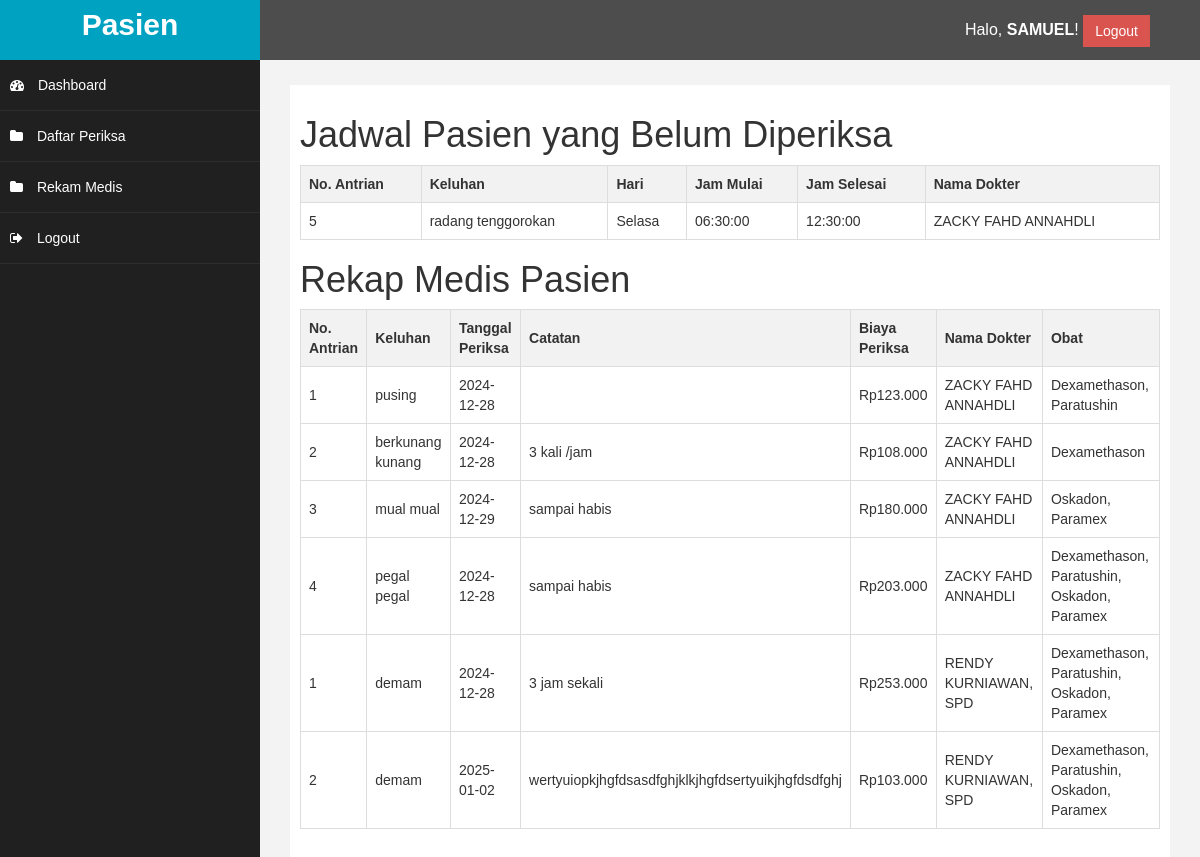
/pasien/index.php?halaman=rekam_medis (signed in), run on the app's committed database.
### tables this page shows
CREATE TABLE `pasien` (
  `id` int(11) NOT NULL,
  `nama` varchar(150) NOT NULL,
  `alamat` varchar(255) NOT NULL,
  `tanggal_lahir` date DEFAULT NULL,
  `jenis_kelamin` varchar(20) DEFAULT NULL,
  `no_ktp` varchar(17) NOT NULL,
  `no_hp` varchar(20) NOT NULL,
  `no_rm` char(10) DEFAULT NULL,
  `username` varchar(100) NOT NULL,
  `password` varchar(255) NOT NULL
);

CREATE TABLE `daftar_poli` (
  `id` int(11) NOT NULL,
  `id_pasien` int(11) NOT NULL,
  `id_jadwal` int(11) NOT NULL,
  `keluhan` text NOT NULL,
  `no_antrian` int(11) DEFAULT NULL
);

CREATE TABLE `jadwal_periksa` (
  `id` int(11) NOT NULL,
  `id_dokter` int(11) NOT NULL,
  `hari` varchar(10) NOT NULL,
  `jam_mulai` time NOT NULL,
  `jam_selesai` time NOT NULL,
  `jadwal_aktif` tinyint(1) DEFAULT 0
);

CREATE TABLE `dokter` (
  `id` int(11) NOT NULL,
  `nama` varchar(150) NOT NULL,
  `alamat` varchar(255) DEFAULT NULL,
  `no_hp` varchar(20) NOT NULL,
  `id_poli` int(11) NOT NULL,
  `username` varchar(100) NOT NULL,
  `password` varchar(255) NOT NULL
);

### pasien/index.php (the view, shortened to what this page needs)
<?php
include('../koneksi/koneksi.php');
$username = $_SESSION['username'];
$query = "SELECT nama FROM pasien WHERE username = ?";
$stmt = $koneksi->prepare($query);
$stmt->bind_param("s", $username);
$stmt->execute();
$result = $stmt->get_result();
if ($row = $result->fetch_assoc()) {
    $nama_lengkap = $row['nama'];
    $nama_depan = explode(' ', $nama_lengkap)[0];
} else {
    $nama_depan = "pasien";
}
?>
<!DOCTYPE html>
<html xmlns="http://www.w3.org/1999/xhtml">
<head>
    <link href="assets/css/bootstrap.css" rel="stylesheet" />
    <link href="assets/css/font-awesome.css" rel="stylesheet" />
    <link href="assets/css/custom.css" rel="stylesheet" />
</head>
<body>
<div id="wrapper">
    <nav class="navbar navbar-default navbar-cls-top " role="navigation" style="margin-bottom: 0">
        <div class="navbar-header">
            <a class="navbar-brand" href="index.php">Pasien</a>
        </div>
        <div style="color: white; padding: 15px 50px 5px 50px; float: right; font-size: 16px;">
            <span>Halo, <strong><?php echo htmlspecialchars($nama_depan); ?></strong>!</span>
            <a href="logout.php" class="btn btn-danger square-btn-adjust">Logout</a>
        </div>
    </nav>
    <nav class="navbar-default navbar-side" role="navigation">
        <div class="sidebar-collapse">
            <ul class="nav" id="main-menu">
                <li>
                    <a href="index.php"><i class="fa fa-dashboard"></i> Dashboard</a>
                </li>
                <li>
                    <a href="index.php?halaman=daftar_periksa"><i class="fa fa-folder"></i> Daftar Periksa</a>
                </li>
                <li>
                    <a href="index.php?halaman=rekam_medis"><i class="fa fa-folder"></i> Rekam Medis</a>
                </li>
                <li>
                    <a href="index.php?halaman=logout"><i class="fa fa-sign-out"></i> Logout</a>
                </li>
            </ul>
        </div>
    </nav>
    <div id="page-wrapper">
        <div id="page-inner">
            <?php
            if (isset($_GET["halaman"])) {
                if ($_GET["halaman"] == "daftar_periksa") {
                    include 'daftar_periksa.php';
                } elseif ($_GET["halaman"] == "rekam_medis") {
                    include 'rekam_medis.php';
                } elseif ($_GET["halaman"] == "logout") {
                    include 'logout.php';
                } else {
                    echo "<h1>Halaman tidak ditemukan</h1>";
                }
            } else {
                include 'home.php';
            }
            ?>
        </div>
    </div>
</div>
</body>
</html>

### pasien/rekam_medis.php (shortened to what this page needs)
<?php
require '../koneksi/koneksi.php';
$pasien_id = $_SESSION['pasien_id'];
$query_jadwal = "
    SELECT
        dp.no_antrian,
        dp.keluhan,
        jp.hari,
        jp.jam_mulai,
        jp.jam_selesai,
        d.nama AS nama_dokter
    FROM
        daftar_poli dp
    JOIN
        jadwal_periksa jp ON dp.id_jadwal = jp.id
    JOIN
        dokter d ON jp.id_dokter = d.id
    WHERE
        dp.id_pasien = ? AND
        dp.id NOT IN (SELECT id_daftar_poli FROM periksa)
";
$stmt_jadwal = $koneksi->prepare($query_jadwal);
$stmt_jadwal->bind_param("i", $pasien_id);
$stmt_jadwal->execute();
$result_jadwal = $stmt_jadwal->get_result();
$query_rekap = "
    SELECT
        dp.no_antrian,
        dp.keluhan,
        p.tanggal_periksa,
        p.catatan,
        p.biaya_periksa,
        d.nama AS nama_dokter,
        GROUP_CONCAT(o.nama_obat SEPARATOR ', ') AS obat
    FROM
        periksa p
    JOIN
        daftar_poli dp ON p.id_daftar_poli = dp.id
    JOIN
        jadwal_periksa jp ON dp.id_jadwal = jp.id
    JOIN
        dokter d ON jp.id_dokter = d.id
    LEFT JOIN
        detail_periksa dp_ob ON p.id = dp_ob.id_periksa
    LEFT JOIN
        obat o ON dp_ob.id_obat = o.id_obat
    WHERE
        dp.id_pasien = ?
    GROUP BY
        p.id
";
$stmt_rekap = $koneksi->prepare($query_rekap);
$stmt_rekap->bind_param("i", $pasien_id);
$stmt_rekap->execute();
$result_rekap = $stmt_rekap->get_result();
?>
<!DOCTYPE html>
<html lang="en">
<head>
</head>
<body>
    <h1>Jadwal Pasien yang Belum Diperiksa</h1>
    <table>
        <thead>
            <tr>
                <th>No. Antrian</th>
                <th>Keluhan</th>
                <th>Hari</th>
                <th>Jam Mulai</th>
                <th>Jam Selesai</th>
                <th>Nama Dokter</th>
            </tr>
        </thead>
        <tbody>
            <?php while ($row = $result_jadwal->fetch_assoc()): ?>
                <tr>
                    <td><?= htmlspecialchars($row['no_antrian']) ?></td>
                    <td><?= htmlspecialchars($row['keluhan']) ?></td>
                    <td><?= htmlspecialchars($row['hari']) ?></td>
                    <td><?= htmlspecialchars($row['jam_mulai']) ?></td>
                    <td><?= htmlspecialchars($row['jam_selesai']) ?></td>
                    <td><?= htmlspecialchars($row['nama_dokter']) ?></td>
                </tr>
            <?php endwhile; ?>
        </tbody>
    </table>
    <h1>Rekap Medis Pasien</h1>
    <table>
        <thead>
            <tr>
                <th>No. Antrian</th>
                <th>Keluhan</th>
                <th>Tanggal Periksa</th>
                <th>Catatan</th>
                <th>Biaya Periksa</th>
                <th>Nama Dokter</th>
                <th>Obat</th>
            </tr>
        </thead>
        <tbody>
            <?php while ($row = $result_rekap->fetch_assoc()): ?>
                <tr>
                    <td><?= htmlspecialchars($row['no_antrian']) ?></td>
                    <td><?= htmlspecialchars($row['keluhan']) ?></td>
                    <td><?= htmlspecialchars($row['tanggal_periksa']) ?></td>
                    <td><?= htmlspecialchars($row['catatan']) ?></td>
                    <td>Rp<?= number_format($row['biaya_periksa'], 0, ',', '.') ?></td>
                    <td><?= htmlspecialchars($row['nama_dokter']) ?></td>
                    <td><?= htmlspecialchars($row['obat']) ?: 'Tidak ada' ?></td>
                </tr>
            <?php endwhile; ?>
        </tbody>
    </table>
</body>
</html>

### pasien/assets/css/custom.css (style rules this page uses)
body { font-family: 'Open Sans', sans-serif; }
#wrapper { width: 100%; background:#202020; }
#page-wrapper { padding: 15px 15px; min-height: 600px; background:#F3F3F3; }
#page-inner { width:100%; margin:10px 20px 10px 0px; background-color:#fff!important; padding:10px; min-height:1200px; }
.square-btn-adjust { border: 0px solid transparent; -webkit-border-radius: 0px; -moz-border-radius: 0px; border-radius: 0px; }
.navbar-cls-top .navbar-brand { color: #fff; background: #00a2c2; width: 260px; text-align: center; height: 60px; font-size: 30px; font-weight: 700; }
.sidebar-collapse , .sidebar-collapse .nav { background:none; }
.sidebar-collapse .nav { padding:0; }
.sidebar-collapse .nav > li > a { color:#fff; background:#202020; text-shadow:none; }
.sidebar-collapse > .nav > li > a { padding:15px 10px; }
.sidebar-collapse > .nav > li { border-bottom: 1px solid rgba(107, 108, 109, 0.19); }
.navbar-side { border:none; background-color: #202020; }
.navbar-cls-top { background:#4D4D4D; border-bottom:none; }
.navbar-default { border:0px solid black; }
.navbar-header { background: #007e97; }
.nav > li > a > i { margin-right:10px; }
@media (min-width:768px) { #page-wrapper { margin: 0 0 0 260px; padding: 15px 30px; min-height: 1200px; } }
@media (min-width:768px) { .navbar-side { z-index: 1; position: absolute; width: 260px; } }
@media (min-width:768px) { .navbar { border-radius: 0px; } }

### pasien/rekam_medis.php (style rules this page uses)
body { font-family: Arial, sans-serif; }
h1 { color: #333; }
table { width: 100%; border-collapse: collapse; margin-bottom: 20px; }
table, th, td { border: 1px solid #ddd; }
th, td { text-align: left; padding: 8px; }
th { background-color: #f2f2f2; }

### data on the page
pasien: nama "SAMUEL"
daftar_poli: no_antrian "5", keluhan "radang tenggorokan", id_jadwal.hari "Selasa", id_jadwal.jam_mulai "06:30:00", id_jadwal.jam_selesai "12:30:00", dokter.nama "ZACKY FAHD ANNAHDLI"

### other printed values
$row['no_antrian'] "1"
$row['keluhan'] "pusing"
$row['tanggal_periksa'] "2024-12-28"
$row['biaya_periksa'] "123.000"
$row['nama_dokter'] "ZACKY FAHD ANNAHDLI"
htmlspecialchars($row['obat']) ?: 'Tidak ada' "Dexamethason, Paratushin"
$row['no_antrian'] "2"
$row['keluhan'] "berkunang kunang"
$row['catatan'] "3 kali /jam"
$row['biaya_periksa'] "108.000"
htmlspecialchars($row['obat']) ?: 'Tidak ada' "Dexamethason"
$row['no_antrian'] "3"
$row['keluhan'] "mual mual"
$row['tanggal_periksa'] "2024-12-29"
$row['catatan'] "sampai habis"
